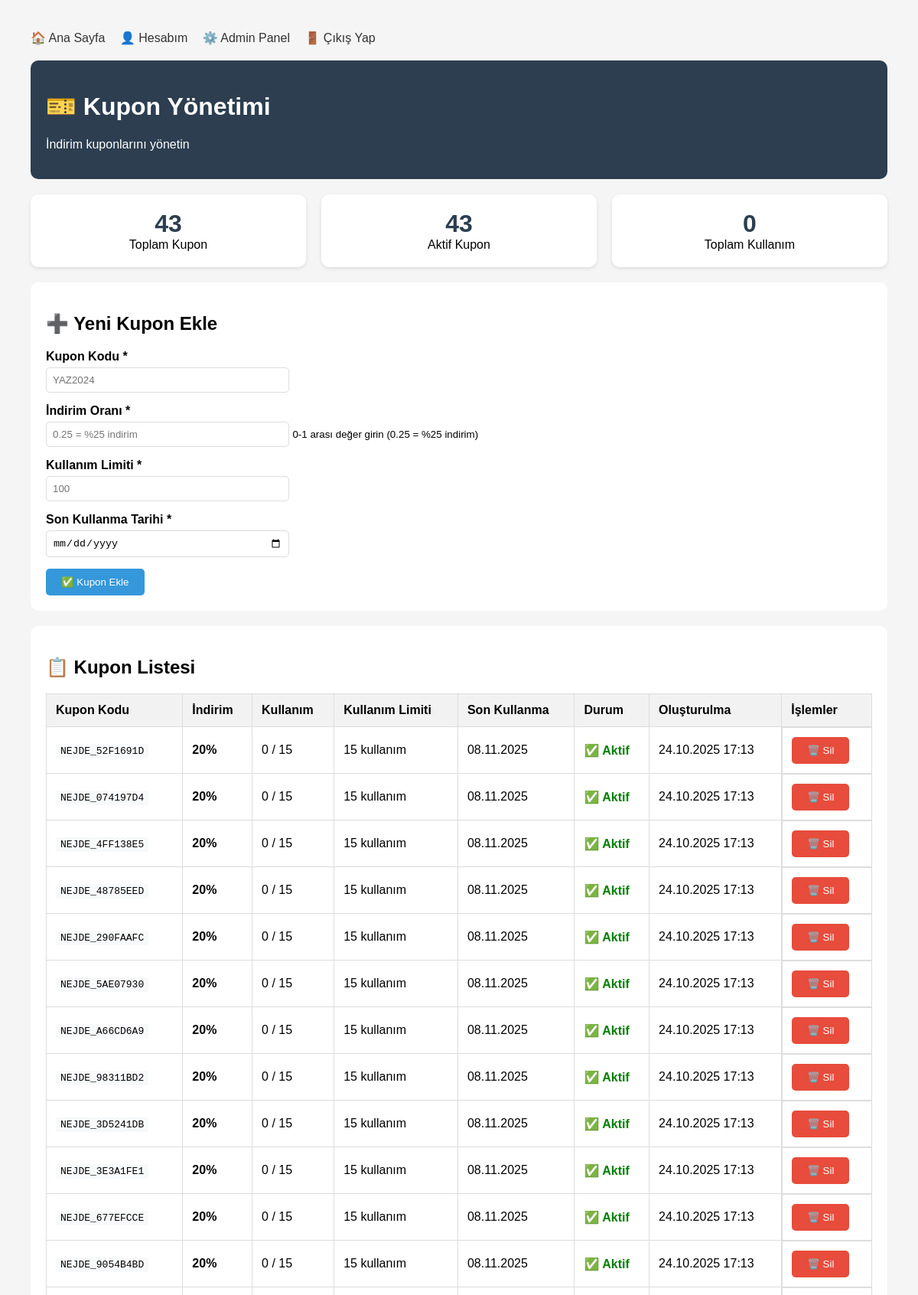
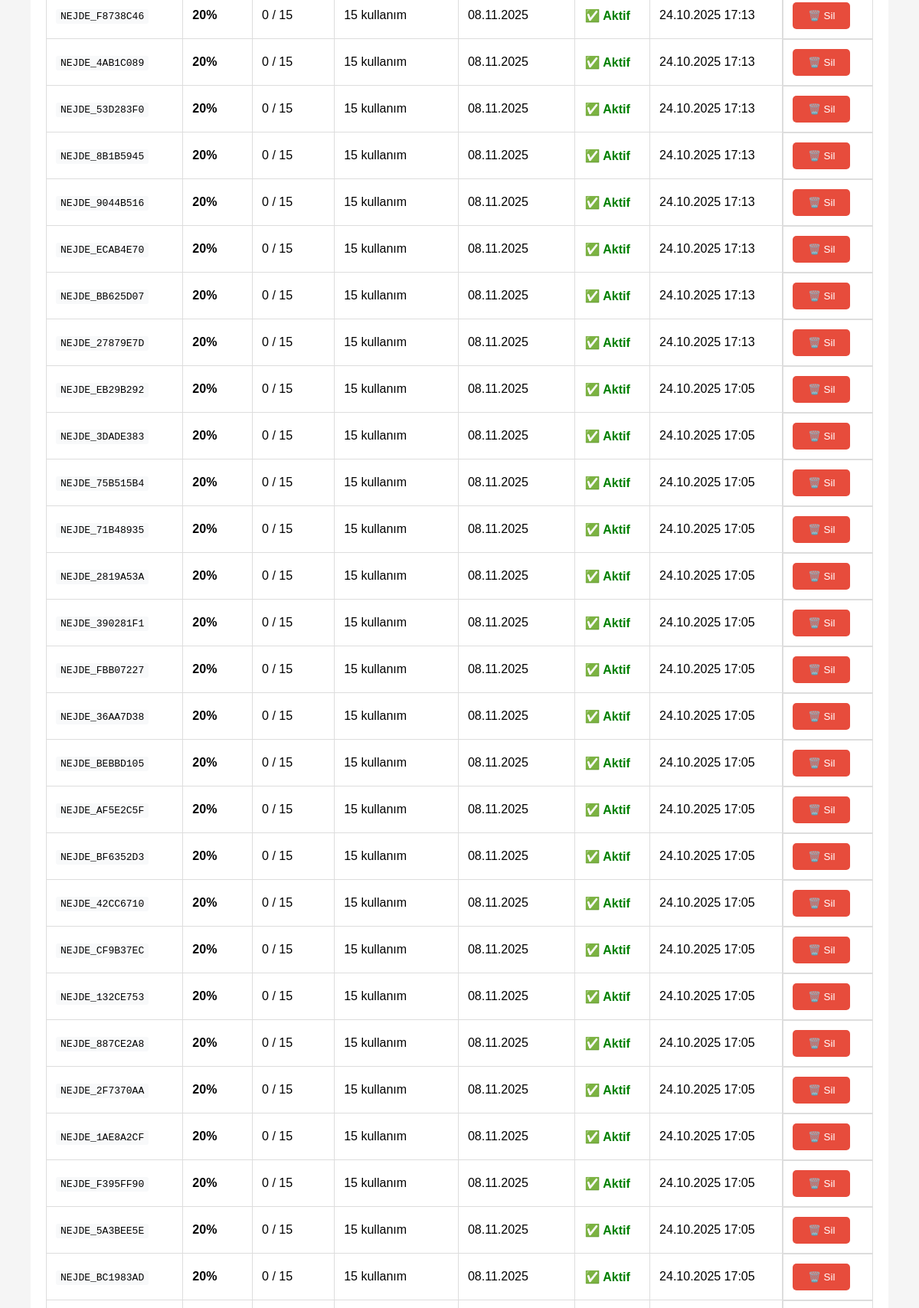
Screenshot of /pages/admin/kupon-yonetimi.php (signed in, upper part) with the database file from the repository (2 pictures, top to bottom).
### tables this page shows
CREATE TABLE coupons (
        id TEXT PRIMARY KEY,
        code TEXT NOT NULL,
        discount REAL NOT NULL,
        usage_limit INTEGER NOT NULL,
        expire_date DATETIME NOT NULL,
        created_at DATETIME DEFAULT CURRENT_TIMESTAMP
    , company_id TEXT, status TEXT DEFAULT 'active');

### pages/admin/kupon-yonetimi.php (the view, shortened to what this page needs)
<?php
try {
    $db = getDB();
    $stmt = $db->query("
        SELECT c.*,
               (SELECT COUNT(*) FROM user_coupons WHERE coupon_id = c.id) as kullanım_sayisi
        FROM coupons c
        ORDER BY c.created_at DESC
    ");
    $kuponlar = $stmt->fetchAll(PDO::FETCH_ASSOC);
} catch (Exception $e) {
    $kuponlar = [];
    $hata_liste = "Kuponlar yüklenirken hata: " . $e->getMessage();
}
try {
    $db = getDB();
    $stmt = $db->query("SELECT COUNT(*) as toplam FROM coupons");
    $toplam_kupon = $stmt->fetch(PDO::FETCH_ASSOC)['toplam'];
    $stmt = $db->query("SELECT COUNT(*) as aktif FROM coupons WHERE expire_date > datetime('now')");
    $aktif_kupon = $stmt->fetch(PDO::FETCH_ASSOC)['aktif'];
    $stmt = $db->query("SELECT COUNT(*) as toplam_kullanım FROM user_coupons");
    $toplam_kullanım = $stmt->fetch(PDO::FETCH_ASSOC)['toplam_kullanım'];
} catch (Exception $e) {
    $istatistik_hata = "İstatistikler yüklenirken hata: " . $e->getMessage();
}
?>
<!DOCTYPE html>
<html lang="tr">
<head>
</head>
<body>
    <div class="nav">
        <a href="../../index.php">🏠 Ana Sayfa</a>
        <a href="../hesabim.php">👤 Hesabım</a>
        <a href="index.php">⚙️ Admin Panel</a>
        <a href="../logout.php">🚪 Çıkış Yap</a>
    </div>
    <div class="admin-header">
        <h1>🎫 Kupon Yönetimi</h1>
        <p>İndirim kuponlarını yönetin</p>
    </div>
    <div class="stats">
        <div class="stat-card">
            <div class="stat-number"><?php echo $toplam_kupon ?? 0; ?></div>
            <div>Toplam Kupon</div>
        </div>
        <div class="stat-card">
            <div class="stat-number"><?php echo $aktif_kupon ?? 0; ?></div>
            <div>Aktif Kupon</div>
        </div>
        <div class="stat-card">
            <div class="stat-number"><?php echo $toplam_kullanım ?? 0; ?></div>
            <div>Toplam Kullanım</div>
        </div>
    </div>
    <div class="form-container">
        <h2>➕ Yeni Kupon Ekle</h2>
        <form method="POST">
            <div class="form-group">
                <label for="kod">Kupon Kodu *</label>
                <input type="text" name="kod" id="kod" required placeholder="YAZ2024">
            </div>
            <div class="form-group">
                <label for="indirim">İndirim Oranı *</label>
                <input type="number" name="indirim" id="indirim" min="0.01" max="1" step="0.01" required placeholder="0.25 = %25 indirim">
                <small>0-1 arası değer girin (0.25 = %25 indirim)</small>
            </div>
            <div class="form-group">
                <label for="kullanım_limiti">Kullanım Limiti *</label>
                <input type="number" name="kullanım_limiti" id="kullanım_limiti" min="1" required placeholder="100">
            </div>
            <div class="form-group">
                <label for="son_kullanma_tarihi">Son Kullanma Tarihi *</label>
                <input type="date" name="son_kullanma_tarihi" id="son_kullanma_tarihi" min="<?php echo date('Y-m-d'); ?>" required>
            </div>
            <button type="submit">✅ Kupon Ekle</button>
        </form>
    </div>
    <div class="list-container">
        <h2>📋 Kupon Listesi</h2>
        <?php if (empty($kuponlar)): ?>
            <p>Henüz kupon bulunmamaktadır.</p>
        <?php else: ?>
            <table class="kupon-table">
                <thead>
                    <tr>
                        <th>Kupon Kodu</th>
                        <th>İndirim</th>
                        <th>Kullanım</th>
                        <th>Kullanım Limiti</th>
                        <th>Son Kullanma</th>
                        <th>Durum</th>
                        <th>Oluşturulma</th>
                        <th>İşlemler</th>
                    </tr>
                </thead>
                <tbody>
                    <?php foreach ($kuponlar as $kupon): ?>
                        <?php
                        $simdi = time();
                        $son_kullanma = strtotime($kupon['expire_date']);
                        $suresi_dolmus = $son_kullanma < $simdi;
                        $kullanım_dolmus = $kupon['kullanım_sayisi'] >= $kupon['usage_limit'];
                        $aktif = !$suresi_dolmus && !$kullanım_dolmus;
                        ?>
                        <tr class="<?php echo $aktif ? '' : 'expired'; ?>">
                            <td>
                                <span class="kupon-kod"><?php echo htmlspecialchars($kupon['code']); ?></span>
                            </td>
                            <td><strong><?php echo ($kupon['discount'] * 100); ?>%</strong></td>
                            <td><?php echo $kupon['kullanım_sayisi']; ?> / <?php echo $kupon['usage_limit']; ?></td>
                            <td><?php echo $kupon['usage_limit']; ?> kullanım</td>
                            <td><?php echo date('d.m.Y', strtotime($kupon['expire_date'])); ?></td>
                            <td>
                                <?php if ($aktif): ?>
                                    <span class="active">✅ Aktif</span>
                                <?php elseif ($suresi_dolmus): ?>
                                    <span class="expired">❌ Süresi Dolmuş</span>
                                <?php elseif ($kullanım_dolmus): ?>
                                    <span class="expired">❌ Limit Dolmuş</span>
                                <?php endif; ?>
                            </td>
                            <td><?php echo date('d.m.Y H:i', strtotime($kupon['created_at'])); ?></td>
                            <td class="action-buttons">
                                <form method="POST" style="display: inline;" onsubmit="return confirm('Bu kuponu silmek istediğinizden emin misiniz?')">
                                    <button type="submit" class="btn-danger">🗑️ Sil</button>
                                </form>
                            </td>
                        </tr>
                    <?php endforeach; ?>
                </tbody>
            </table>
        <?php endif; ?>
    </div>
</body>
</html>

### pages/admin/kupon-yonetimi.php (style rules this page uses)
body { font-family: Arial, sans-serif; margin: 40px; background: #f5f5f5; }
.admin-header { background: #2c3e50; color: white; padding: 20px; border-radius: 10px; margin-bottom: 20px; }
.nav { margin-bottom: 20px; }
.nav a { margin-right: 15px; text-decoration: none; color: #333; }
.form-container, .list-container { background: white; padding: 20px; border-radius: 10px; margin: 20px 0; }
.stats { display: grid; grid-template-columns: repeat(auto-fit, minmax(200px, 1fr)); gap: 20px; margin: 20px 0; }
.stat-card { background: white; padding: 20px; border-radius: 10px; text-align: center; box-shadow: 0 2px 5px rgba(0,0,0,0.1); }
.stat-number { font-size: 2em; font-weight: bold; color: #2c3e50; }
.form-group { margin-bottom: 15px; }
label { display: block; margin-bottom: 5px; font-weight: bold; }
input, select { width: 100%; max-width: 300px; padding: 8px; border: 1px solid #ddd; border-radius: 5px; }
button { padding: 10px 20px; background: #3498db; color: white; border: none; border-radius: 5px; cursor: pointer; }
.btn-danger { background: #e74c3c; }
.kupon-table { width: 100%; border-collapse: collapse; margin-top: 20px; }
.kupon-table th, .kupon-table td { border: 1px solid #ddd; padding: 12px; text-align: left; }
.kupon-table th { background: #f2f2f2; }
.action-buttons { display: flex; gap: 5px; }
.kupon-kod { font-family: monospace; background: #f8f9fa; padding: 2px 6px; border-radius: 3px; }
.active { color: green; font-weight: bold; }

### rows the page displays
coupons: code "NEJDE_52F1691D", $kupon['discount']*100 "20", kullanım_sayisi "0", usage_limit "15", expire_date "08.11.2025", shows "✅ Aktif", created_at "24.10.2025 17:13"
coupons: code "NEJDE_074197D4", $kupon['discount']*100 "20", kullanım_sayisi "0", usage_limit "15", expire_date "08.11.2025", shows "✅ Aktif", created_at "24.10.2025 17:13"
coupons: code "NEJDE_4FF138E5", $kupon['discount']*100 "20", kullanım_sayisi "0", usage_limit "15", expire_date "08.11.2025", shows "✅ Aktif", created_at "24.10.2025 17:13"
coupons: code "NEJDE_48785EED", $kupon['discount']*100 "20", kullanım_sayisi "0", usage_limit "15", expire_date "08.11.2025", shows "✅ Aktif", created_at "24.10.2025 17:13"
coupons: code "NEJDE_290FAAFC", $kupon['discount']*100 "20", kullanım_sayisi "0", usage_limit "15", expire_date "08.11.2025", shows "✅ Aktif", created_at "24.10.2025 17:13"
coupons: code "NEJDE_5AE07930", $kupon['discount']*100 "20", kullanım_sayisi "0", usage_limit "15", expire_date "08.11.2025", shows "✅ Aktif", created_at "24.10.2025 17:13"
coupons: code "NEJDE_A66CD6A9", $kupon['discount']*100 "20", kullanım_sayisi "0", usage_limit "15", expire_date "08.11.2025", shows "✅ Aktif", created_at "24.10.2025 17:13"
coupons: code "NEJDE_98311BD2", $kupon['discount']*100 "20", kullanım_sayisi "0", usage_limit "15", expire_date "08.11.2025", shows "✅ Aktif", created_at "24.10.2025 17:13"
coupons: code "NEJDE_3D5241DB", $kupon['discount']*100 "20", kullanım_sayisi "0", usage_limit "15", expire_date "08.11.2025", shows "✅ Aktif", created_at "24.10.2025 17:13"
coupons: code "NEJDE_3E3A1FE1", $kupon['discount']*100 "20", kullanım_sayisi "0", usage_limit "15", expire_date "08.11.2025", shows "✅ Aktif", created_at "24.10.2025 17:13"
coupons: code "NEJDE_677EFCCE", $kupon['discount']*100 "20", kullanım_sayisi "0", usage_limit "15", expire_date "08.11.2025", shows "✅ Aktif", created_at "24.10.2025 17:13"
coupons: code "NEJDE_9054B4BD", $kupon['discount']*100 "20", kullanım_sayisi "0", usage_limit "15", expire_date "08.11.2025", shows "✅ Aktif", created_at "24.10.2025 17:13"
coupons: code "NEJDE_F8738C46", $kupon['discount']*100 "20", kullanım_sayisi "0", usage_limit "15", expire_date "08.11.2025", shows "✅ Aktif", created_at "24.10.2025 17:13"
coupons: code "NEJDE_4AB1C089", $kupon['discount']*100 "20", kullanım_sayisi "0", usage_limit "15", expire_date "08.11.2025", shows "✅ Aktif", created_at "24.10.2025 17:13"
coupons: code "NEJDE_53D283F0", $kupon['discount']*100 "20", kullanım_sayisi "0", usage_limit "15", expire_date "08.11.2025", shows "✅ Aktif", created_at "24.10.2025 17:13"
coupons: code "NEJDE_8B1B5945", $kupon['discount']*100 "20", kullanım_sayisi "0", usage_limit "15", expire_date "08.11.2025", shows "✅ Aktif", created_at "24.10.2025 17:13"
coupons: code "NEJDE_9044B516", $kupon['discount']*100 "20", kullanım_sayisi "0", usage_limit "15", expire_date "08.11.2025", shows "✅ Aktif", created_at "24.10.2025 17:13"
coupons: code "NEJDE_ECAB4E70", $kupon['discount']*100 "20", kullanım_sayisi "0", usage_limit "15", expire_date "08.11.2025", shows "✅ Aktif", created_at "24.10.2025 17:13"
coupons: code "NEJDE_BB625D07", $kupon['discount']*100 "20", kullanım_sayisi "0", usage_limit "15", expire_date "08.11.2025", shows "✅ Aktif", created_at "24.10.2025 17:13"
coupons: code "NEJDE_27879E7D", $kupon['discount']*100 "20", kullanım_sayisi "0", usage_limit "15", expire_date "08.11.2025", shows "✅ Aktif", created_at "24.10.2025 17:13"
coupons: code "NEJDE_EB29B292", $kupon['discount']*100 "20", kullanım_sayisi "0", usage_limit "15", expire_date "08.11.2025", shows "✅ Aktif", created_at "24.10.2025 17:05"
coupons: code "NEJDE_3DADE383", $kupon['discount']*100 "20", kullanım_sayisi "0", usage_limit "15", expire_date "08.11.2025", shows "✅ Aktif", created_at "24.10.2025 17:05"
coupons: code "NEJDE_75B515B4", $kupon['discount']*100 "20", kullanım_sayisi "0", usage_limit "15", expire_date "08.11.2025", shows "✅ Aktif", created_at "24.10.2025 17:05"
coupons: code "NEJDE_71B48935", $kupon['discount']*100 "20", kullanım_sayisi "0", usage_limit "15", expire_date "08.11.2025", shows "✅ Aktif", created_at "24.10.2025 17:05"
coupons: code "NEJDE_2819A53A", $kupon['discount']*100 "20", kullanım_sayisi "0", usage_limit "15", expire_date "08.11.2025", shows "✅ Aktif", created_at "24.10.2025 17:05"
coupons: code "NEJDE_390281F1", $kupon['discount']*100 "20", kullanım_sayisi "0", usage_limit "15", expire_date "08.11.2025", shows "✅ Aktif", created_at "24.10.2025 17:05"
coupons: code "NEJDE_FBB07227", $kupon['discount']*100 "20", kullanım_sayisi "0", usage_limit "15", expire_date "08.11.2025", shows "✅ Aktif", created_at "24.10.2025 17:05"
coupons: code "NEJDE_36AA7D38", $kupon['discount']*100 "20", kullanım_sayisi "0", usage_limit "15", expire_date "08.11.2025", shows "✅ Aktif", created_at "24.10.2025 17:05"
coupons: code "NEJDE_BEBBD105", $kupon['discount']*100 "20", kullanım_sayisi "0", usage_limit "15", expire_date "08.11.2025", shows "✅ Aktif", created_at "24.10.2025 17:05"
coupons: code "NEJDE_AF5E2C5F", $kupon['discount']*100 "20", kullanım_sayisi "0", usage_limit "15", expire_date "08.11.2025", shows "✅ Aktif", created_at "24.10.2025 17:05"
coupons: code "NEJDE_BF6352D3", $kupon['discount']*100 "20", kullanım_sayisi "0", usage_limit "15", expire_date "08.11.2025", shows "✅ Aktif", created_at "24.10.2025 17:05"
coupons: code "NEJDE_42CC6710", $kupon['discount']*100 "20", kullanım_sayisi "0", usage_limit "15", expire_date "08.11.2025", shows "✅ Aktif", created_at "24.10.2025 17:05"
coupons: code "NEJDE_CF9B37EC", $kupon['discount']*100 "20", kullanım_sayisi "0", usage_limit "15", expire_date "08.11.2025", shows "✅ Aktif", created_at "24.10.2025 17:05"
coupons: code "NEJDE_132CE753", $kupon['discount']*100 "20", kullanım_sayisi "0", usage_limit "15", expire_date "08.11.2025", shows "✅ Aktif", created_at "24.10.2025 17:05"
coupons: code "NEJDE_887CE2A8", $kupon['discount']*100 "20", kullanım_sayisi "0", usage_limit "15", expire_date "08.11.2025", shows "✅ Aktif", created_at "24.10.2025 17:05"
coupons: code "NEJDE_2F7370AA", $kupon['discount']*100 "20", kullanım_sayisi "0", usage_limit "15", expire_date "08.11.2025", shows "✅ Aktif", created_at "24.10.2025 17:05"
coupons: code "NEJDE_1AE8A2CF", $kupon['discount']*100 "20", kullanım_sayisi "0", usage_limit "15", expire_date "08.11.2025", shows "✅ Aktif", created_at "24.10.2025 17:05"
coupons: code "NEJDE_F395FF90", $kupon['discount']*100 "20", kullanım_sayisi "0", usage_limit "15", expire_date "08.11.2025", shows "✅ Aktif", created_at "24.10.2025 17:05"
coupons: code "NEJDE_5A3BEE5E", $kupon['discount']*100 "20", kullanım_sayisi "0", usage_limit "15", expire_date "08.11.2025", shows "✅ Aktif", created_at "24.10.2025 17:05"
coupons: code "NEJDE_BC1983AD", $kupon['discount']*100 "20", kullanım_sayisi "0", usage_limit "15", expire_date "08.11.2025", shows "✅ Aktif", created_at "24.10.2025 17:05"

### other values shown
$toplam_kupon "43"
$aktif_kupon "43"
$toplam_kullanım "0"
